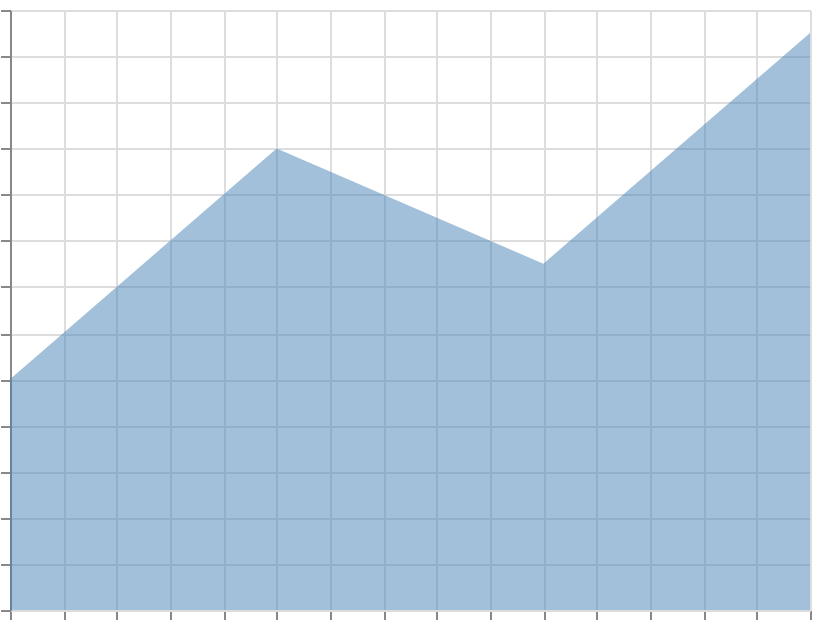

The Vega-Lite source for this figure:
### Vega specification from a JSON file in a GitHub repository (floating-point values rounded to 4 significant figures)
{"$schema": "https://vega.github.io/schema/vega/v6.json", "width": 400, "height": 300, "padding": 5, "background": "white", "autosize": "none", "data": [{"name": "table", "values": [{"x": 0, "y": 10}, {"x": 1, "y": 20}, {"x": 2, "y": 15}, {"x": 3, "y": 25}]}], "scales": [{"name": "x", "type": "linear", "domain": {"data": "table", "field": "x"}, "range": "width", "nice": true}, {"name": "y", "type": "linear", "domain": {"data": "table", "field": "y"}, "range": [{"signal": "height"}, 0], "nice": true}], "axes": [{"scale": "x", "orient": "bottom", "grid": true, "labels": false}, {"scale": "y", "orient": "left", "grid": true, "labels": false}], "marks": [{"type": "area", "from": {"data": "table"}, "encode": {"update": {"x": {"scale": "x", "field": "x"}, "y": {"scale": "y", "field": "y"}, "y2": {"scale": "y", "value": 0}, "fill": {"value": "steelblue"}, "fillOpacity": {"value": 0.5}}}}]}
